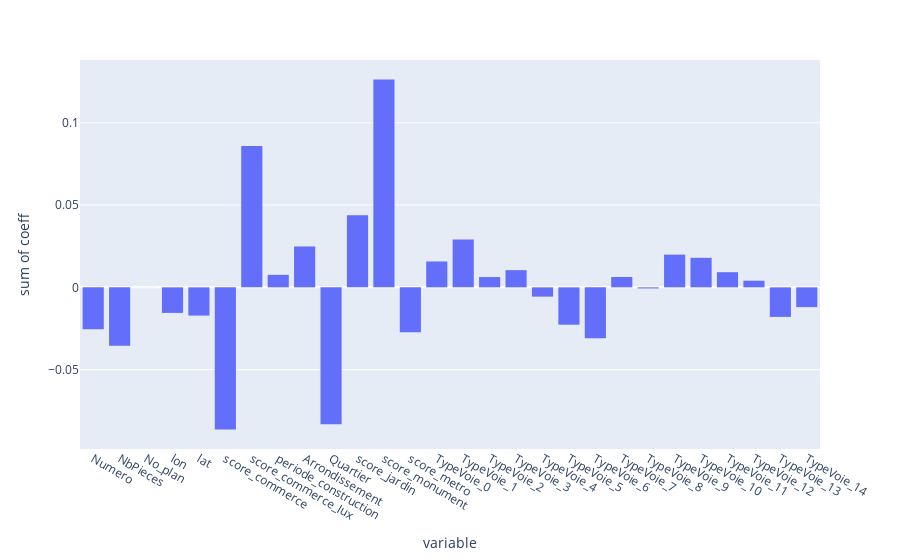

This figure's notebook cell:
### Code cell
px.histogram(pd.DataFrame([
    (X.columns[i], lin_reg.coef_[0][i]) for i in range(28)
                    ]).T.rename(index = {0 : 'variable', 1 : 'coeff'}).T, x = 'variable', y = 'coeff'
            )

### Figure 1 — Plotly figure (JSON) as saved in the notebook; plotly's stock layout.template omitted (floating-point values rounded to 4 significant figures)
{"data": [{"alignmentgroup": "True", "bingroup": "x", "histfunc": "sum", "hovertemplate": "variable=%{x}<br>sum of coeff=%{y}<extra></extra>", "legendgroup": "", "marker": {"color": "#636efa"}, "name": "", "offsetgroup": "", "orientation": "v", "showlegend": false, "type": "histogram", "x": ["Numero", "NbPieces", "No_plan", "lon", "lat", "score_commerce", "score_commerce_lux", "periode_construction", "Arrondissement", "Quartier", "score_jardin", "score_monument", "score_metro", "TypeVoie_0", "TypeVoie_1", "TypeVoie_2", "TypeVoie_3", "TypeVoie_4", "TypeVoie_5", "TypeVoie_6", "TypeVoie_7", "TypeVoie_8", "TypeVoie_9", "TypeVoie_10", "TypeVoie_11", "TypeVoie_12", "TypeVoie_13", "TypeVoie_14"], "xaxis": "x", "y": [-0.02543, -0.03541, -2.583e-05, -0.01553, -0.01716, -0.0864, 0.0858, 0.007603, 0.02483, -0.08318, 0.04385, 0.1263, -0.02732, 0.01572, 0.02904, 0.006245, 0.01045, -0.005639, -0.02268, -0.03096, 0.006274, -0.0006867, 0.01988, 0.01795, 0.009198, 0.004028, -0.01797, -0.01202], "yaxis": "y"}], "layout": {"barmode": "relative", "legend": {"tracegroupgap": 0}, "margin": {"t": 60}, "xaxis": {"anchor": "y", "domain": [0, 1], "title": {"text": "variable"}}, "yaxis": {"anchor": "x", "domain": [0, 1], "title": {"text": "sum of coeff"}}}}
